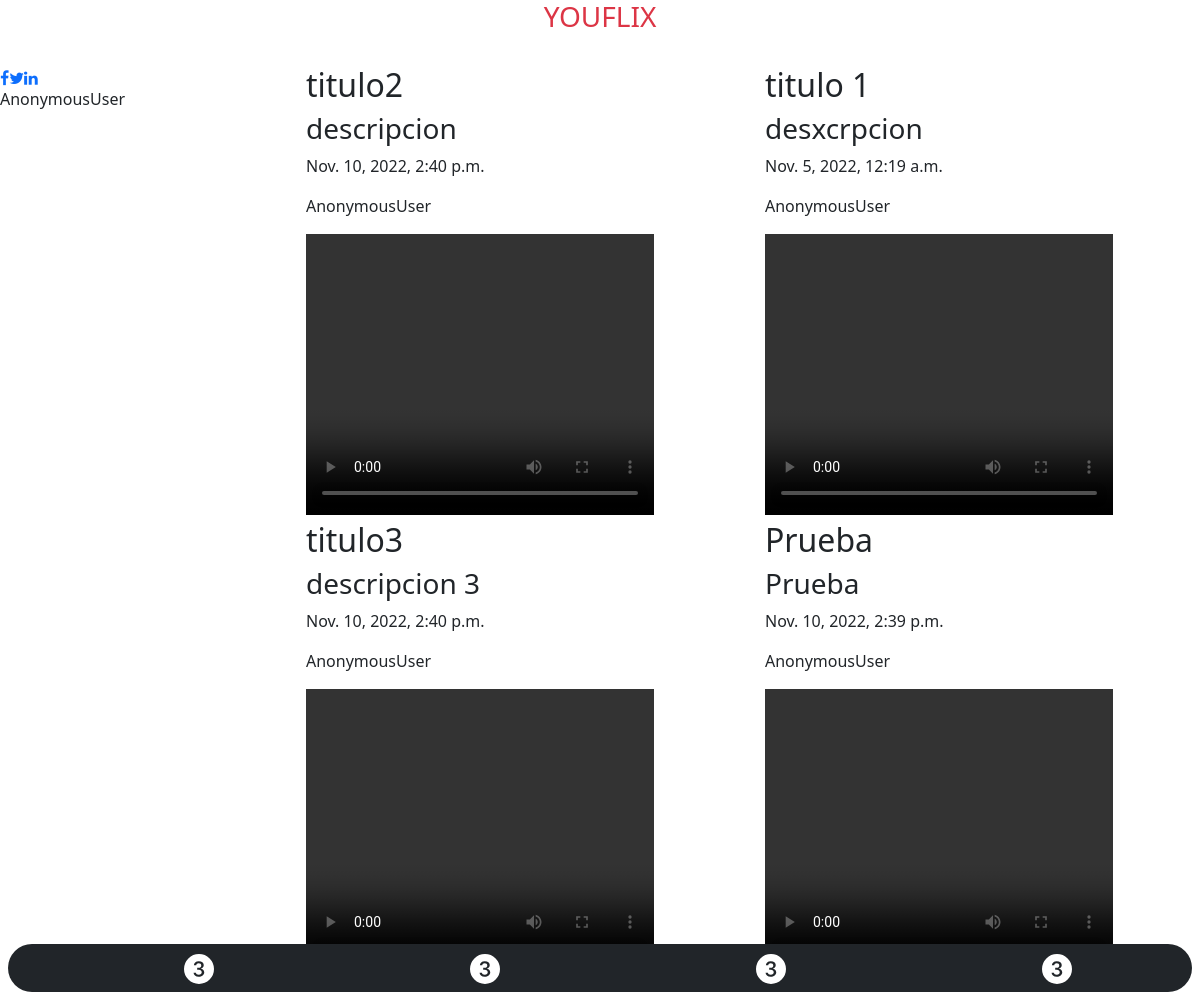
Screenshot of /base2/profile/ with the database file from the repository.
### app_1/models.py (models this page shows)
class Video(models.Model):
    title = models.CharField(max_length=30)
    description = models.TextField(max_length=300, null=True)
    path = models.CharField(max_length=2000, null=True)
    datetime = models.DateTimeField(auto_now=True, blank=False, null=False)

### app_1/views.py (the view)
# urls.py: path('base2/profile/', views.profile, name='profile'),
def profile(request):
    video=Video.objects.all()
    return render(request,'app_1/profile.html',{"videos":video})

### app_1/templates/app_1/profile.html (shortened to what this page needs)
<!DOCTYPE html>
{%extends 'app_1/base2.html' %}
{% load account %}
{% block contentVideo %}
<link href="https://maxcdn.bootstrapcdn.com/font-awesome/4.7.0/css/font-awesome.min.css" rel="stylesheet" />
        <div class="row justify-content-center">
          <div class="col-12 col-sm-8 col-lg-6">
            <div class="section_heading text-center wow fadeInUp" data-wow-delay="0.2s" style="visibility: visible; animation-delay: 0.2s; animation-name: fadeInUp;">
              <h3 class="dysplay-6 text-danger">YOUFLIX</h3>
            </div>
          </div>
        </div>
        <div class="row">
          <div class="col-12 col-xs-3 col-sm-3 col-lg-3">
            <div class="single_advisor_profile wow fadeInUp" data-wow-delay="0.2s" style="visibility: visible; animation-delay: 0.2s; animation-name: fadeInUp;">
              <div class="advisor_thumb"><img src="https://bootdey.com/img/Content/avatar/avatar3.png" alt="">
                <div class="social-info"><a href="#"><i class="fa fa-facebook"></i></a><a href="#"><i class="fa fa-twitter"></i></a><a href="#"><i class="fa fa-linkedin"></i></a></div>
              </div>
              <div class="single_advisor_details_info">
                <h6>{% user_display user %}</h6>
              </div>
            </div>
          </div>
          <div class="col-12 col-xs-9 col-sm-9 col-lg-9">
            <div class="row mt-4" >
              {%for video in videos%}
                  <div class="col-xs-12 col-sm-6">
                    <div class="box rte">
                      <h2 class="boxHeadline">{{video.title}}</h2>
                      <h3 class="boxHeadlineSub">{{video.description}}</h3>
                      <p>{{video.datetime}}</p>
                      <p>{% user_display user %}</p>
                     <video width="80%" height="281" controls>
                            <source src="{{video.path}}" type="video/mp4">
                          </video>
                    </div>
                  </div>
           {%endfor%}
            </div>
          </div>
        </div>
{% endblock %}

### app_1/templates/app_1/base2.html (shortened to what this page needs)
<!DOCTYPE html>
{% load static%}
<html lang="en">
  <head>
    <link rel="stylesheet" href="../../static/css/main2.css">
      <link
        rel="stylesheet"
        href="https://cdn.jsdelivr.net/npm/bootstrap@5.2.2/dist/css/bootstrap.rtl.min.css"
      />
  </head>
  <body class="" >
    <div class="" >
      {% block contentVideo %}{% endblock %}
    </div>
    <div class="dashboard-content text-center px-3 pt-4" >
      <nav class="navbar navbar-expand navbar-dark bg-dark fixed-bottom m-2">
        <ul class="navbar-nav nav-justified w-100 md-4">
            <li class="nav-item">
                <a class="navbar-brand" href="#">
                  </a>
            </li>
            <li class="nav-item">
                <a class="navbar-brand" href="#">
                  </a>
            </li>
            <li class="nav-item">
                <a class="navbar-brand" href="#">
                  </a>
            </li>
            <li class="nav-item">
                <a class="navbar-brand" href="#">
                  </a>
            </li>
        </ul>
        </nav>
    </div>
  </body>
</html>

### app_1/static/css/main2.css (style rules this page uses)
.navbar { border-radius: 500px; }

### rows the page displays
Video: title "titulo2", description "descripcion", datetime "Nov. 10, 2022, 2:40 p.m.", user_display "AnonymousUser"
Video: title "titulo 1", description "desxcrpcion", datetime "Nov. 5, 2022, 12:19 a.m.", user_display "AnonymousUser"
Video: title "titulo3", description "descripcion 3", datetime "Nov. 10, 2022, 2:40 p.m.", user_display "AnonymousUser"
Video: title "Prueba", description "Prueba", datetime "Nov. 10, 2022, 2:39 p.m.", user_display "AnonymousUser"
